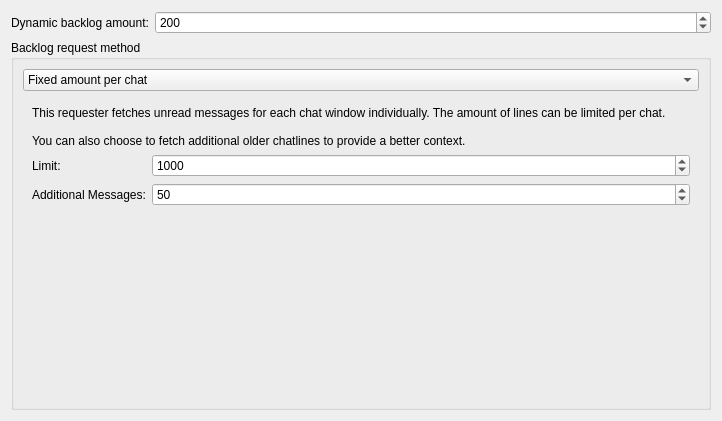
<?xml version="1.0" encoding="UTF-8"?>
<ui version="4.0">
 <class>BacklogSettingsPage</class>
 <widget class="QWidget" name="BacklogSettingsPage">
  <property name="geometry">
   <rect>
    <x>0</x>
    <y>0</y>
    <width>722</width>
    <height>421</height>
   </rect>
  </property>
  <property name="windowTitle">
   <string>Form</string>
  </property>
  <layout class="QFormLayout" name="formLayout_4">
   <item row="0" column="0">
    <widget class="QLabel" name="label_2">
     <property name="toolTip">
      <string>Number of messages to be requested from the core when using scrolling up in the buffer view.</string>
     </property>
     <property name="text">
      <string>Dynamic backlog amount:</string>
     </property>
    </widget>
   </item>
   <item row="0" column="1">
    <widget class="QSpinBox" name="dynamicBacklogAmount">
     <property name="maximum">
      <number>99999</number>
     </property>
     <property name="singleStep">
      <number>10</number>
     </property>
     <property name="value">
      <number>200</number>
     </property>
     <property name="settingsKey" stdset="0">
      <string notr="true">DynamicBacklogAmount</string>
     </property>
     <property name="defaultValue" stdset="0">
      <number>200</number>
     </property>
    </widget>
   </item>
   <item row="1" column="0" colspan="2">
    <widget class="QGroupBox" name="groupBox">
     <property name="title">
      <string>Backlog request method</string>
     </property>
     <layout class="QGridLayout" name="gridLayout">
      <item row="0" column="0">
       <widget class="QComboBox" name="requesterType">
        <item>
         <property name="text">
          <string>Fixed amount per chat</string>
         </property>
        </item>
        <item>
         <property name="text">
          <string>Unread messages per chat</string>
         </property>
        </item>
        <item>
         <property name="text">
          <string>Globally unread messages</string>
         </property>
        </item>
       </widget>
      </item>
      <item row="1" column="0">
       <widget class="QStackedWidget" name="stackedWidget">
        <property name="currentIndex">
         <number>1</number>
        </property>
        <widget class="QWidget" name="page">
         <layout class="QFormLayout" name="formLayout">
          <item row="0" column="0" colspan="2">
           <widget class="QLabel" name="label_9">
            <property name="text">
             <string>The simplest requester. It fetches a fixed amount of lines for each chat window from the backlog.</string>
            </property>
            <property name="textFormat">
             <enum>Qt::PlainText</enum>
            </property>
            <property name="wordWrap">
             <bool>true</bool>
            </property>
           </widget>
          </item>
          <item row="1" column="0">
           <widget class="QLabel" name="label">
            <property name="toolTip">
             <string>amount of messages per buffer that are requested after the core connection has been established.</string>
            </property>
            <property name="text">
             <string>Initial backlog amount:</string>
            </property>
           </widget>
          </item>
          <item row="1" column="1">
           <widget class="QSpinBox" name="fixedBacklogAmount">
            <property name="specialValueText">
             <string/>
            </property>
            <property name="minimum">
             <number>0</number>
            </property>
            <property name="maximum">
             <number>99999</number>
            </property>
            <property name="singleStep">
             <number>10</number>
            </property>
            <property name="value">
             <number>500</number>
            </property>
            <property name="settingsKey" stdset="0">
             <string notr="true">FixedBacklogAmount</string>
            </property>
            <property name="defaultValue" stdset="0">
             <number>500</number>
            </property>
           </widget>
          </item>
          <item row="2" column="0">
           <spacer name="verticalSpacer_4">
            <property name="orientation">
             <enum>Qt::Vertical</enum>
            </property>
            <property name="sizeHint" stdset="0">
             <size>
              <width>20</width>
              <height>40</height>
             </size>
            </property>
           </spacer>
          </item>
         </layout>
        </widget>
        <widget class="QWidget" name="page_2">
         <layout class="QFormLayout" name="formLayout_2">
          <item row="0" column="0" colspan="2">
           <widget class="QLabel" name="label_10">
            <property name="text">
             <string>This requester fetches unread messages for each chat window individually. The amount of lines can be limited per chat.

You can also choose to fetch additional older chatlines to provide a better context.</string>
            </property>
            <property name="textFormat">
             <enum>Qt::PlainText</enum>
            </property>
            <property name="wordWrap">
             <bool>true</bool>
            </property>
           </widget>
          </item>
          <item row="1" column="0">
           <widget class="QLabel" name="label_11">
            <property name="toolTip">
             <string>Maximum amount of messages to be fetched per buffer.</string>
            </property>
            <property name="text">
             <string>Limit:</string>
            </property>
           </widget>
          </item>
          <item row="1" column="1">
           <widget class="QSpinBox" name="perBufferUnreadLimit">
            <property name="toolTip">
             <string>Maximum amount of messages to be fetched per buffer.</string>
            </property>
            <property name="specialValueText">
             <string>Unlimited</string>
            </property>
            <property name="minimum">
             <number>-1</number>
            </property>
            <property name="maximum">
             <number>99999</number>
            </property>
            <property name="singleStep">
             <number>10</number>
            </property>
            <property name="value">
             <number>1000</number>
            </property>
            <property name="settingsKey" stdset="0">
             <string notr="true">PerBufferUnreadBacklogLimit</string>
            </property>
            <property name="defaultValue" stdset="0">
             <number>1000</number>
            </property>
           </widget>
          </item>
          <item row="2" column="0">
           <widget class="QLabel" name="label_12">
            <property name="toolTip">
             <string>Amount of messages to be fetched in addition to the unread messages. The Limit does not apply here.</string>
            </property>
            <property name="text">
             <string>Additional Messages:</string>
            </property>
           </widget>
          </item>
          <item row="2" column="1">
           <widget class="QSpinBox" name="perBufferUnreadAdditional">
            <property name="toolTip">
             <string>Amount of messages to be fetched in addition to the unread messages. The Limit does not apply here.</string>
            </property>
            <property name="maximum">
             <number>1000</number>
            </property>
            <property name="singleStep">
             <number>10</number>
            </property>
            <property name="value">
             <number>50</number>
            </property>
            <property name="settingsKey" stdset="0">
             <string notr="true">PerBufferUnreadBacklogAdditional</string>
            </property>
            <property name="defaultValue" stdset="0">
             <number>50</number>
            </property>
           </widget>
          </item>
          <item row="3" column="0">
           <spacer name="verticalSpacer_3">
            <property name="orientation">
             <enum>Qt::Vertical</enum>
            </property>
            <property name="sizeHint" stdset="0">
             <size>
              <width>20</width>
              <height>40</height>
             </size>
            </property>
           </spacer>
          </item>
         </layout>
        </widget>
        <widget class="QWidget" name="Seite">
         <layout class="QFormLayout" name="formLayout_3">
          <item row="0" column="0" colspan="2">
           <widget class="QLabel" name="label_15">
            <property name="text">
             <string>This requester fetches all messages newer than the oldest unread message for all chats.

Note: This requester is not recommended if you use hidden chat windows or have inactive chats (i.e.: no stale queries or channels).
It is useful to limit the total amount of the backlog and is probably the fastest.

You can also chose to fetch additional older chatlines to provide a better context.</string>
            </property>
            <property name="textFormat">
             <enum>Qt::PlainText</enum>
            </property>
            <property name="wordWrap">
             <bool>true</bool>
            </property>
           </widget>
          </item>
          <item row="1" column="0">
           <widget class="QLabel" name="label_13">
            <property name="toolTip">
             <string>Maximum amount of messages to be fetched over all buffers.</string>
            </property>
            <property name="text">
             <string>Limit:</string>
            </property>
           </widget>
          </item>
          <item row="1" column="1">
           <widget class="QSpinBox" name="globalUnreadLimit">
            <property name="toolTip">
             <string>Maximum amount of messages to be fetched per buffer.</string>
            </property>
            <property name="specialValueText">
             <string>Unlimited</string>
            </property>
            <property name="minimum">
             <number>-1</number>
            </property>
            <property name="maximum">
             <number>100000</number>
            </property>
            <property name="singleStep">
             <number>10</number>
            </property>
            <property name="value">
             <number>200</number>
            </property>
            <property name="settingsKey" stdset="0">
             <string notr="true">GlobalUnreadBacklogLimit</string>
            </property>
            <property name="defaultValue" stdset="0">
             <number>200</number>
            </property>
           </widget>
          </item>
          <item row="2" column="0">
           <widget class="QLabel" name="label_14">
            <property name="toolTip">
             <string>Amount of messages to be fetched in addition to the unread messages. The Limit does not apply here.</string>
            </property>
            <property name="text">
             <string>Additional Messages:</string>
            </property>
           </widget>
          </item>
          <item row="2" column="1">
           <widget class="QSpinBox" name="globalUnreadAdditional">
            <property name="toolTip">
             <string>Amount of messages to be fetched in addition to the unread messages. The Limit does not apply here.</string>
            </property>
            <property name="maximum">
             <number>1000</number>
            </property>
            <property name="singleStep">
             <number>10</number>
            </property>
            <property name="value">
             <number>50</number>
            </property>
            <property name="settingsKey" stdset="0">
             <string notr="true">GlobalUnreadBacklogAdditional</string>
            </property>
            <property name="defaultValue" stdset="0">
             <number>50</number>
            </property>
           </widget>
          </item>
          <item row="3" column="0" colspan="2">
           <spacer name="verticalSpacer">
            <property name="orientation">
             <enum>Qt::Vertical</enum>
            </property>
            <property name="sizeHint" stdset="0">
             <size>
              <width>20</width>
              <height>40</height>
             </size>
            </property>
           </spacer>
          </item>
         </layout>
        </widget>
       </widget>
      </item>
     </layout>
    </widget>
   </item>
  </layout>
 </widget>
 <resources/>
 <connections>
  <connection>
   <sender>requesterType</sender>
   <signal>currentIndexChanged(int)</signal>
   <receiver>stackedWidget</receiver>
   <slot>setCurrentIndex(int)</slot>
   <hints>
    <hint type="sourcelabel">
     <x>316</x>
     <y>31</y>
    </hint>
    <hint type="destinationlabel">
     <x>147</x>
     <y>142</y>
    </hint>
   </hints>
  </connection>
 </connections>
</ui>
